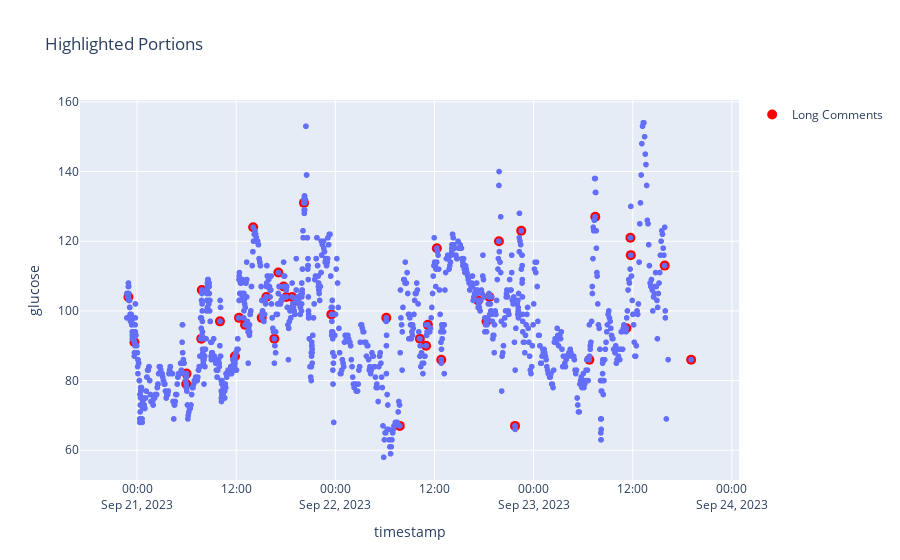

The notebook cell this image was saved under:
### Markdown cell above
# Debugging: Print hover text and timestamp for comments with at least 4 characters
debug_df = gluDF[mask]
for index, row in debug_df.iterrows():
    print(f'Timestamp: {row["timestamp"]}, {row["glucose"]}, Hover Comment: {row["Notes"]}')

### Code cell
fig.add_scatter(
    x=gluDF[mask]['timestamp'],
    y=gluDF[mask]['glucose'],
    mode='markers',
    name=f'Long Comments',
    marker=dict(size=10, color=highlighted_color),
    #hovertemplate='%{text}<extra></extra>',  # Hide hover label
    text=gluDF[mask]['Notes']
)

'''
# Set marker settings for other points
fig.add_scatter(
    x=gluDF[~mask]['timestamp'],
    y=gluDF[~mask]['glucose'],
    mode='markers',
    name='Other',
    marker=dict(size=10, color=default_color),
    #hovertemplate='%{text}<extra></extra>',  # Hide hover label
    text=''
)
'''

# Show the plot
fig.show()

### Figure 1 — Plotly figure (JSON) as saved in the notebook; plotly's stock layout.template omitted (floating-point values rounded to 4 significant figures; data arrays with more than 128 entries replaced by an {"elided": "..."} marker saying what was removed)
{"data": [{"customdata": {"elided": "1460x1 str values"}, "hovertemplate": "timestamp=%{x}<br>glucose=%{y}<br>Notes=%{customdata[0]}<extra></extra>", "legendgroup": "", "marker": {"color": "#636efa", "symbol": "circle"}, "mode": "markers", "name": "", "showlegend": false, "type": "scattergl", "x": {"elided": "1460 str values"}, "xaxis": "x", "y": {"elided": "1460 int values"}, "yaxis": "y"}, {"marker": {"color": "red", "size": 10}, "mode": "markers", "name": "Long Comments", "text": ["Are some pocky and figs", "Finished eating pocky and figs ", "Still eating pocky", "Brushed teeth", "Woke up and drove to work", "Drank some coffee", "Waking", "Doritos coffee", "Bandaid", "Lamb,rice, broccoli,yogurt,banana ", "Feeling pretty drowsy", "Stairs", "Reading eeg", "Feeling tired", "Small slice of cake", "Very drowsy", "Heading home", "Finished driving to cvs", "Home, not feeling very hungry", "Nap", "Toast, avocado", "Eating figs", "Exercise", "finished driving. feeling hungry", "Drank coffee", "Feeling cold and tired", "More awake", "Meatball spaghetti broccoli cheese yogurt banana", "Food coma", "Stairs", "Driving", "Moving heavy stuff", "2 eggs, panear bread. avocado, figs", "Shower ", "Pocky", "Exercise", "Running", "Coffee, banana, nutter butter", "Running nose from coffee", "Going to eat lunch some 12", "I ate a bruschette about 30 mins ago", "It's just 2 bread pieces", "Pretty bad allergies", "Woke up from long nap", "Eggs, rice, avocado. carrot, bread, rice", "Feeling food coma"], "type": "scatter", "x": ["2023-09-20T21:50:00", "2023-09-20T22:00:00", "2023-09-20T22:57:00", "2023-09-20T23:41:00", "2023-09-21T05:57:00", "2023-09-21T05:59:00", "2023-09-21T07:46:00", "2023-09-21T07:50:00", "2023-09-21T10:02:00", "2023-09-21T11:51:00", "2023-09-21T12:20:00", "2023-09-21T13:04:00", "2023-09-21T14:03:00", "2023-09-21T15:05:00", "2023-09-21T15:39:00", "2023-09-21T16:37:00", "2023-09-21T17:06:00", "2023-09-21T17:44:00", "2023-09-21T18:04:00", "2023-09-21T18:46:00", "2023-09-21T19:16:00", "2023-09-21T20:12:00", "2023-09-21T23:31:00", "2023-09-22T06:10:00", "2023-09-22T07:48:00", "2023-09-22T10:14:00", "2023-09-22T10:59:00", "2023-09-22T11:12:00", "2023-09-22T12:17:00", "2023-09-22T12:49:00", "2023-09-22T17:17:00", "2023-09-22T18:18:00", "2023-09-22T18:39:00", "2023-09-22T19:48:00", "2023-09-22T21:45:00", "2023-09-22T22:30:00", "2023-09-22T22:30:00", "2023-09-23T06:45:00", "2023-09-23T07:28:00", "2023-09-23T11:14:00", "2023-09-23T11:43:00", "2023-09-23T11:46:00", "2023-09-23T15:52:00", "2023-09-23T19:04:00", "2023-09-23T19:33:00", "2023-09-23T20:07:00"], "y": [null, null, 104, 91, 79, 82, 92, 106, 97, 87, 98, 96, 124, 98, 104, 92, 111, 107, 104, 104, 103, 131, 99, 98, 67, 92, 90, 96, 118, 86, 103, 97, 104, 120, 67, 123, null, 86, 127, 95, 121, 116, 113, 86, null, null]}], "layout": {"legend": {"tracegroupgap": 0}, "title": {"text": "Highlighted Portions"}, "xaxis": {"anchor": "y", "domain": [0, 1], "title": {"text": "timestamp"}}, "yaxis": {"anchor": "x", "domain": [0, 1], "title": {"text": "glucose"}}}}
